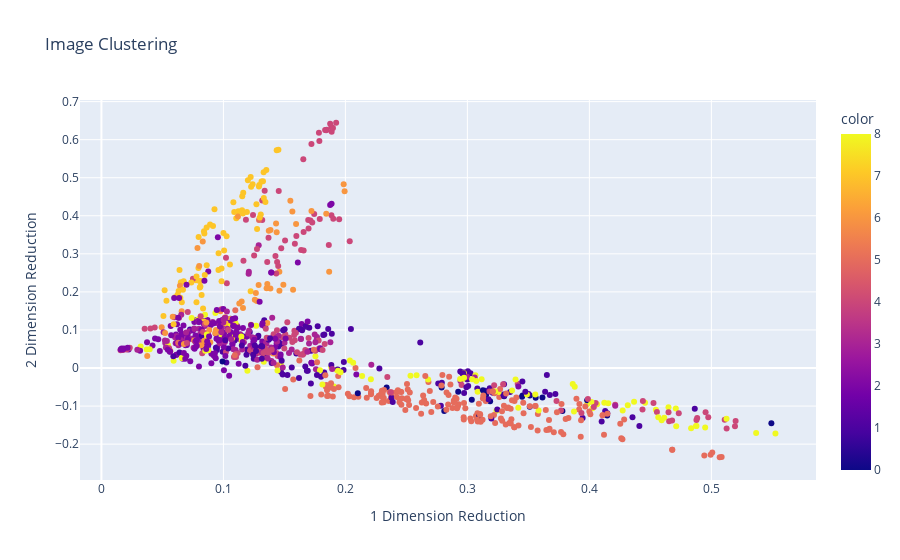

The code cell stored with this chart in its notebook:
### Code cell
kmeans = KMeans(n_clusters = 9).fit(database_notitle )
cluster_target = kmeans.predict(database_notitle)
svd = TruncatedSVD(n_components = 2)

X_svd = svd.fit_transform(tf_idf_matrix)
X_svd_df = pd.DataFrame(X_svd)
X_svd_df.reset_index(drop = True, inplace = True)
titles.reset_index(drop = True, inplace = True)

X_svd_df['titles'] = titles


fig = px.scatter(
    pd.DataFrame(X_svd_df), x = 0, y = 1,
    color = cluster_target,
    title = "Image Clustering",
    hover_data ={'titles':True}
)

fig.update_layout(
    xaxis_title="1 Dimension Reduction",
    yaxis_title="2 Dimension Reduction",
)

fig.show()

### Figure 1 — Plotly figure (JSON) as saved in the notebook; plotly's stock layout.template omitted (floating-point values rounded to 4 significant figures; data arrays with more than 128 entries replaced by an {"elided": "..."} marker saying what was removed)
{"data": [{"customdata": {"elided": "950x1 str values"}, "hovertemplate": "0=%{x}<br>1=%{y}<br>titles=%{customdata[0]}<br>color=%{marker.color}<extra></extra>", "legendgroup": "", "marker": {"color": {"elided": "950 int values"}, "coloraxis": "coloraxis", "symbol": "circle"}, "mode": "markers", "name": "", "orientation": "v", "showlegend": false, "type": "scatter", "x": {"elided": "950 float values"}, "xaxis": "x", "y": {"elided": "950 float values"}, "yaxis": "y"}], "layout": {"coloraxis": {"colorbar": {"title": {"text": "color"}}, "colorscale": [[0, "#0d0887"], [0.1111, "#46039f"], [0.2222, "#7201a8"], [0.3333, "#9c179e"], [0.4444, "#bd3786"], [0.5556, "#d8576b"], [0.6667, "#ed7953"], [0.7778, "#fb9f3a"], [0.8889, "#fdca26"], [1, "#f0f921"]]}, "legend": {"tracegroupgap": 0}, "title": {"text": "Image Clustering"}, "xaxis": {"anchor": "y", "domain": [0, 1], "title": {"text": "1 Dimension Reduction"}}, "yaxis": {"anchor": "x", "domain": [0, 1], "title": {"text": "2 Dimension Reduction"}}}}
